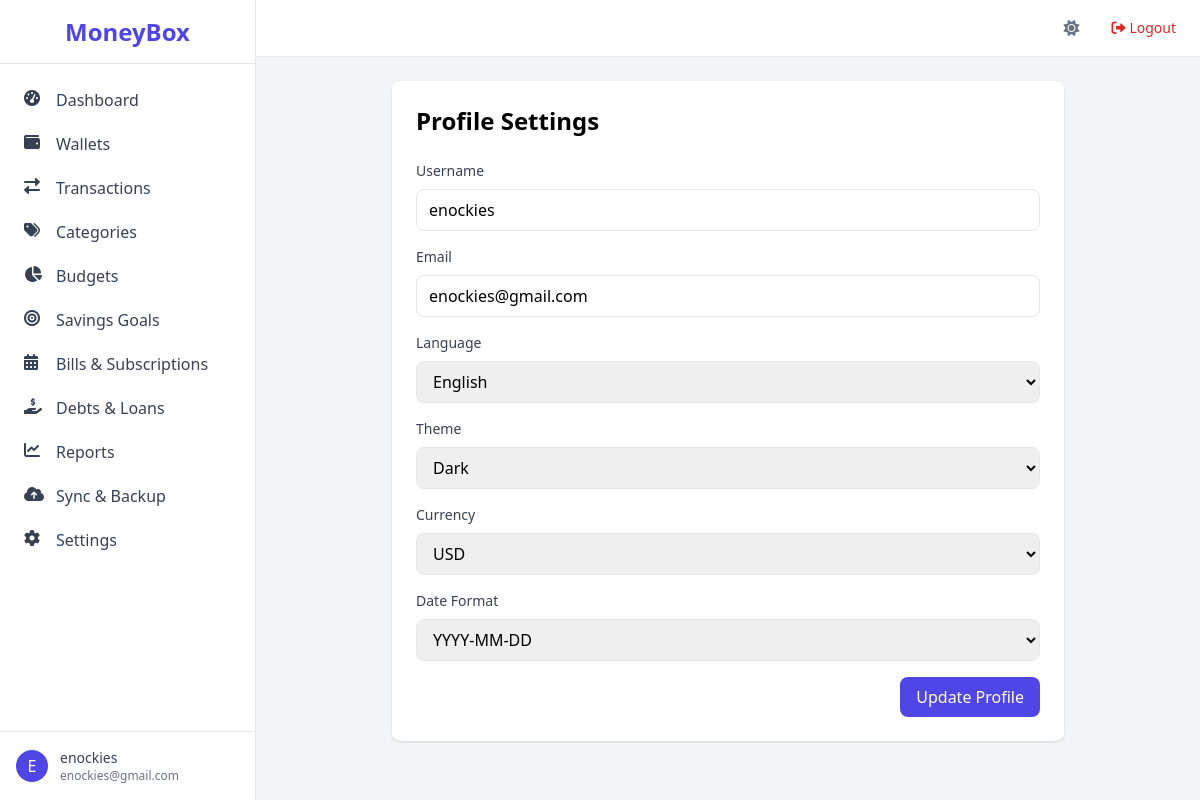
The page /settings/profile (signed in) on the database its author committed.
### app/models.py (models this page shows, shortened)
class User(UserMixin, db.Model):
    id = db.Column(db.Integer, primary_key=True)
    username = db.Column(db.String(64), unique=True, nullable=False)
    email = db.Column(db.String(120), unique=True, nullable=False)
    password_hash = db.Column(db.String(128))
    created_at = db.Column(db.DateTime, default=datetime.utcnow)
    is_active = db.Column(db.Boolean, default=True)
    email_verified = db.Column(db.Boolean, default=False)
    email_verification_token = db.Column(db.String(100))
    two_factor_enabled = db.Column(db.Boolean, default=False)
    two_factor_secret = db.Column(db.String(32))
    passcode = db.Column(db.String(128))
    biometric_enabled = db.Column(db.Boolean, default=False)
    is_admin = db.Column(db.Boolean, default=False)
    biometric_enabled = db.Column(db.Boolean, default=False)
    is_admin = db.Column(db.Boolean, default=False)
    health_score = db.Column(db.Integer, default=0)
    health_score_updated_at = db.Column(db.DateTime)
    preferences = db.relationship('UserPreference', uselist=False, backref='user', cascade='all, delete-orphan')
    devices = db.relationship('UserDevice', backref='user', lazy='dynamic', cascade='all, delete-orphan')
    wallets = db.relationship('Wallet', backref='user', lazy='dynamic', cascade='all, delete-orphan')
    categories = db.relationship('Category', backref='user', lazy='dynamic', cascade='all, delete-orphan')
    transactions = db.relationship('Transaction', backref='user', lazy='dynamic', cascade='all, delete-orphan')
    budgets = db.relationship('Budget', backref='user', lazy='dynamic', cascade='all, delete-orphan')
    savings_goals = db.relationship('SavingsGoal', backref='user', lazy='dynamic', cascade='all, delete-orphan')
    bills = db.relationship('Bill', backref='user', lazy='dynamic', cascade='all, delete-orphan')
    debts = db.relationship('Debt', backref='user', lazy='dynamic', cascade='all, delete-orphan')
    loans = db.relationship('Loan', backref='user', lazy='dynamic', cascade='all, delete-orphan')
    recurring_transactions = db.relationship('RecurringTransaction', backref='user', lazy='dynamic', cascade='all, delete-orphan')
    shared_wallets = db.relationship('SharedWallet', foreign_keys='SharedWallet.user_id', backref='owner_user', lazy='dynamic')
    shared_with_me = db.relationship('SharedWallet', foreign_keys='SharedWallet.shared_with_user_id', backref='shared_user', lazy='dynamic')
    backup_tokens = db.relationship('BackupToken', backref='user', lazy='dynamic', cascade='all, delete-orphan')
    login_history = db.relationship('LoginHistory', backref='user', lazy='dynamic', cascade='all, delete-orphan')

class UserPreference(db.Model):
    id = db.Column(db.Integer, primary_key=True)
    user_id = db.Column(db.Integer, db.ForeignKey('user.id'), nullable=False)
    language = db.Column(db.String(10), default='en')
    theme = db.Column(db.String(10), default='light')
    currency = db.Column(db.String(3), default='USD')
    date_format = db.Column(db.String(20), default='YYYY-MM-DD')
    first_day_of_week = db.Column(db.Integer, default=0)
    notification_enabled = db.Column(db.Boolean, default=True)
    email_notifications = db.Column(db.Boolean, default=True)
    push_notifications = db.Column(db.Boolean, default=False)
    budget_alert_threshold = db.Column(db.Integer, default=80)
    backup_frequency = db.Column(db.String(20), default='weekly')
    auto_backup_enabled = db.Column(db.Boolean, default=False)
    encryption_enabled = db.Column(db.Boolean, default=False)

### app/routes/settings.py (the view, shortened to what this page needs)
@bp.route('/profile', methods=['GET', 'POST'])
@login_required
def profile():
    form = ProfileForm(obj=current_user)
    if current_user.preferences:
        form.language.data = current_user.preferences.language
        form.theme.data = current_user.preferences.theme
        form.currency.data = current_user.preferences.currency
        form.date_format.data = current_user.preferences.date_format
    return render_template('settings/profile.html', form=form)

### app/forms.py
class ProfileForm(FlaskForm):
    username = StringField('Username', validators=[DataRequired(), Length(min=2, max=64)])
    email = StringField('Email', validators=[DataRequired(), Email()])
    language = SelectField('Language', choices=[('en', 'English'), ('es', 'Spanish'), ('fr', 'French')])
    theme = SelectField('Theme', choices=[('light', 'Light'), ('dark', 'Dark')])
    currency = SelectField('Currency', choices=[('USD', 'USD'), ('EUR', 'EUR'), ('GBP', 'GBP')])
    date_format = SelectField('Date Format', choices=[('YYYY-MM-DD', 'YYYY-MM-DD'), ('DD/MM/YYYY', 'DD/MM/YYYY'), ('MM/DD/YYYY', 'MM/DD/YYYY')])

### app/models.py (called while the page is built)
@login_manager.user_loader
def load_user(user_id):
    return User.query.get(int(user_id))

### app/templates/settings/profile.html (shortened to what this page needs)
{% extends "base.html" %}
{% block content %}
<div class="bg-white rounded-lg shadow p-6 max-w-2xl mx-auto">
    <h2 class="text-2xl font-semibold mb-6">Profile Settings</h2>
   <form method="post" id="profile-form">
        <div class="mb-4">
            {{ form.username.label(class="block text-sm font-medium text-gray-700 mb-2") }}
            {{ form.username(class="border rounded-lg px-3 py-2 w-full") }}
        </div>
        <div class="mb-4">
            {{ form.email.label(class="block text-sm font-medium text-gray-700 mb-2") }}
            {{ form.email(class="border rounded-lg px-3 py-2 w-full") }}
        </div>
        <div class="mb-4">
            {{ form.language.label(class="block text-sm font-medium text-gray-700 mb-2") }}
            {{ form.language(class="border rounded-lg px-3 py-2 w-full", id="language-select") }}
        </div>
        <div class="mb-4">
            {{ form.theme.label(class="block text-sm font-medium text-gray-700 mb-2") }}
            {{ form.theme(class="border rounded-lg px-3 py-2 w-full", id="theme-select") }}
        </div>
        <div class="mb-4">
            {{ form.currency.label(class="block text-sm font-medium text-gray-700 mb-2") }}
            {{ form.currency(class="border rounded-lg px-3 py-2 w-full") }}
        </div>
        <div class="mb-4">
            {{ form.date_format.label(class="block text-sm font-medium text-gray-700 mb-2") }}
            {{ form.date_format(class="border rounded-lg px-3 py-2 w-full") }}
        </div>
        <div class="flex justify-end">
            <button type="submit" class="px-4 py-2 bg-indigo-600 text-white rounded-lg hover:bg-indigo-700">Update Profile</button>
        </div>
    </form>
</div>
{% endblock %}

### app/templates/base.html (shortened to what this page needs)
<!DOCTYPE html>
<html lang="en">
<head>
    <script src="https://cdn.tailwindcss.com"></script>
    <link rel="stylesheet" href="https://cdnjs.cloudflare.com/ajax/libs/font-awesome/6.0.0-beta3/css/all.min.css">
</head>
<body class="bg-gray-100 font-sans antialiased" x-data="{ sidebarOpen: false }">
    <div class="flex h-screen bg-gray-100">
        <aside class="hidden md:flex md:flex-shrink-0">
            <div class="flex flex-col w-64 bg-white border-r border-gray-200">
                <div class="flex items-center justify-center h-16 border-b border-gray-200">
                    <span class="text-2xl font-bold text-indigo-600">MoneyBox</span>
                </div>
                <nav class="flex-1 overflow-y-auto py-4">
                    <ul class="space-y-1">
                        <li>
                            <a href="{{ url_for('main.dashboard') }}" class="flex items-center px-4 py-2 text-gray-700 hover:bg-indigo-50 hover:text-indigo-600 rounded-lg mx-2">
                                <i class="fas fa-tachometer-alt w-5 h-5 mr-3"></i>Dashboard
                            </a>
                        </li>
                        <li>
                            <a href="{{ url_for('wallets.list_wallets') }}" class="flex items-center px-4 py-2 text-gray-700 hover:bg-indigo-50 hover:text-indigo-600 rounded-lg mx-2">
                                <i class="fas fa-wallet w-5 h-5 mr-3"></i>Wallets
                            </a>
                        </li>
                        <li>
                            <a href="{{ url_for('transactions.list_transactions') }}" class="flex items-center px-4 py-2 text-gray-700 hover:bg-indigo-50 hover:text-indigo-600 rounded-lg mx-2">
                                <i class="fas fa-exchange-alt w-5 h-5 mr-3"></i>Transactions
                            </a>
                        </li>
                        <li>
                            <a href="{{ url_for('categories.list_categories') }}" class="flex items-center px-4 py-2 text-gray-700 hover:bg-indigo-50 hover:text-indigo-600 rounded-lg mx-2">
                                <i class="fas fa-tags w-5 h-5 mr-3"></i>Categories
                            </a>
                        </li>
                        <li>
                            <a href="{{ url_for('budgets.list_budgets') }}" class="flex items-center px-4 py-2 text-gray-700 hover:bg-indigo-50 hover:text-indigo-600 rounded-lg mx-2">
                                <i class="fas fa-chart-pie w-5 h-5 mr-3"></i>Budgets
                            </a>
                        </li>
                        <li>
                            <a href="{{ url_for('savings.list_goals') }}" class="flex items-center px-4 py-2 text-gray-700 hover:bg-indigo-50 hover:text-indigo-600 rounded-lg mx-2">
                                <i class="fas fa-bullseye w-5 h-5 mr-3"></i>Savings Goals
                            </a>
                        </li>
                        <li>
                            <a href="{{ url_for('bills.list_bills') }}" class="flex items-center px-4 py-2 text-gray-700 hover:bg-indigo-50 hover:text-indigo-600 rounded-lg mx-2">
                                <i class="fas fa-calendar-alt w-5 h-5 mr-3"></i>Bills & Subscriptions
                            </a>
                        </li>
                        <li>
                            <a href="{{ url_for('debts.list_debts') }}" class="flex items-center px-4 py-2 text-gray-700 hover:bg-indigo-50 hover:text-indigo-600 rounded-lg mx-2">
                                <i class="fas fa-hand-holding-usd w-5 h-5 mr-3"></i>Debts & Loans
                            </a>
                        </li>
                        <li>
                            <a href="{{ url_for('reports.reports') }}" class="flex items-center px-4 py-2 text-gray-700 hover:bg-indigo-50 hover:text-indigo-600 rounded-lg mx-2">
                                <i class="fas fa-chart-line w-5 h-5 mr-3"></i>Reports
                            </a>
                        </li>
                        <li>
                            <a href="{{ url_for('sync.sync_dashboard') }}" class="flex items-center px-4 py-2 text-gray-700 hover:bg-indigo-50 hover:text-indigo-600 rounded-lg mx-2">
                                <i class="fas fa-cloud-upload-alt w-5 h-5 mr-3"></i>Sync & Backup
                            </a>
                        </li>
                        <li>
                            <a href="{{ url_for('settings.profile') }}" class="flex items-center px-4 py-2 text-gray-700 hover:bg-indigo-50 hover:text-indigo-600 rounded-lg mx-2">
                                <i class="fas fa-cog w-5 h-5 mr-3"></i>Settings
                            </a>
                        </li>
                    </ul>
                </nav>
                <div class="border-t border-gray-200 p-4">
                    <div class="flex items-center">
                        <div class="flex-shrink-0">
                            <span class="inline-block h-8 w-8 rounded-full bg-indigo-600 text-white flex items-center justify-center">{{ current_user.username[0]|upper }}</span>
                        </div>
                        <div class="ml-3">
                            <p class="text-sm font-medium text-gray-700">{{ current_user.username }}</p>
                            <p class="text-xs text-gray-500">{{ current_user.email }}</p>
                        </div>
                    </div>
                </div>
            </div>
        </aside>
        <div class="flex-1 flex flex-col overflow-hidden">
            <header class="bg-white border-b border-gray-200 py-4 px-6 flex items-center justify-between">
                <div class="flex-1 flex justify-end items-center space-x-4">
                    <button id="theme-toggle" class="text-gray-500 focus:outline-none">
                        <i class="fas fa-sun" id="theme-icon"></i>
                    </button>
                    <a href="{{ url_for('auth.logout') }}" class="text-sm text-red-600 hover:text-red-800"><i class="fas fa-sign-out-alt mr-1"></i>Logout</a>
                </div>
            </header>
            <main class="flex-1 overflow-y-auto p-6">
                {% block content %}{% endblock %}
            </main>
        </div>
    </div>
</body>
</html>

### rows shown on the page
User: username "E", username "enockies", email "enockies@gmail.com"
UserPreference: language "English", theme "Dark", currency "USD", date_format "YYYY-MM-DD"
